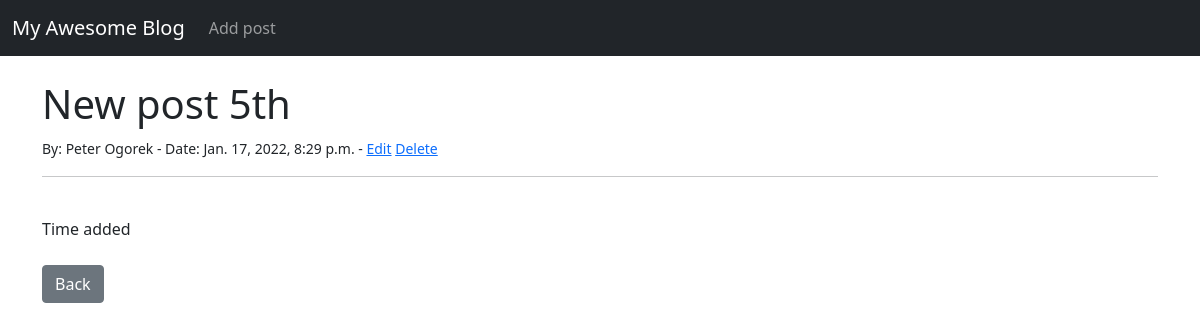
Screenshot of /article/4 with the database file from the repository.
### theblog/models.py (models this page shows, shortened)
class Post(models.Model):
    title = models.CharField(max_length=255)  # , default="My Awesome Blog")
    title_tag = models.CharField(max_length=255)
    author = models.ForeignKey(User, on_delete=models.CASCADE)
    body = models.TextField()
    post_date = models.DateTimeField(auto_now_add=True)

### theblog/views.py (the view)
# urls.py: path("article/<int:pk>", ArticleDetailView.as_view(), name="article_detail"),
class ArticleDetailView(DetailView):
    model = Post
    template_name = "article_details.html"

### theblog/templates/article_details.html (shortened to what this page needs)
{% extends "layout.html" %}
{% block body %}
<h1>{{ post.title }}</h1>
<small>By:
    {{ post.author.first_name }}
    {{ post.author.last_name }} -
    Date: {{ post.post_date }} -
    <a href="{% url 'update_post' post.pk %}">Edit</a>
    <a href="{% url 'delete_post' post.pk %}">Delete</a></small>
<hr>
<br />
{{ post.body }}
<br />
<br />
<a href="{% url 'home' %}" class="btn btn-secondary">Back</a>
{% endblock %}

### rows the page displays
Post: title "New post 5th", author.first_name "Peter", author.last_name "Ogorek", post_date "Jan. 17, 2022, 8:29 p.m.", body "Time added"
